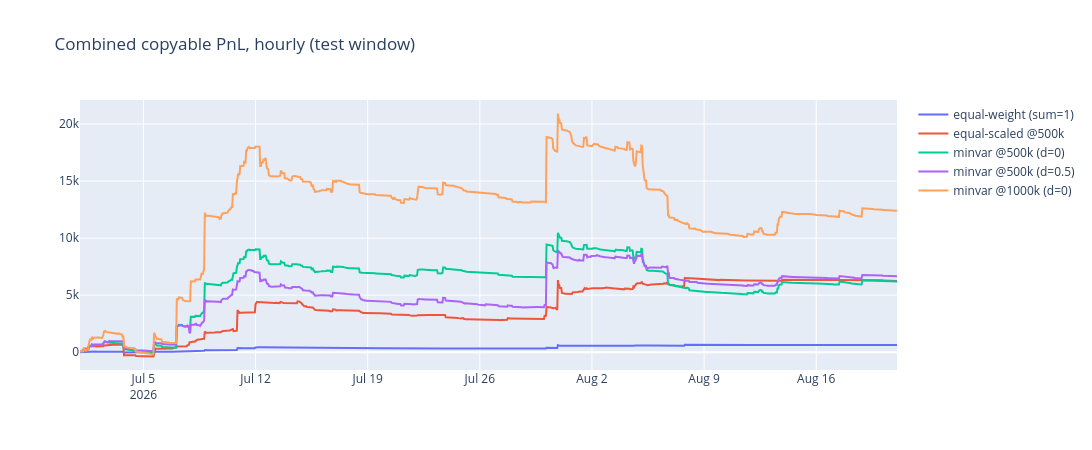

The cell this chart's notebook holds for it:
### Code cell
Xh_test = Xh_all[Xh_all.index > TRAIN_END]

fig = go.Figure()
for name, w in traces:
    s = pd.Series(Xh_test.values @ w, index=Xh_test.index).cumsum()
    fig.add_trace(go.Scatter(x=s.index, y=s.values, name=name))
fig.update_layout(title='Combined copyable PnL, hourly (test window)',
                  width=1100, height=450)
fig.show()

test_stats = []
for name, w in traces:
    s = Xh_test.values @ w
    sd = X_test_c.values @ w
    test_stats.append({'variant': name,
                       'test hours pnl/vol': s.mean() / s.std(),
                       'daily pnl/vol': sd.mean() / sd.std()})
pd.DataFrame(test_stats)

### Figure 1 — Plotly figure (JSON) as saved in the notebook; plotly's stock layout.template omitted (floating-point values rounded to 4 significant figures; data arrays with more than 128 entries replaced by an {"elided": "..."} marker saying what was removed)
{"data": [{"name": "equal-weight (sum=1)", "type": "scatter", "x": {"elided": "1225 str values"}, "y": {"elided": "1225 float values"}}, {"name": "equal-scaled @500k", "type": "scatter", "x": {"elided": "1225 str values"}, "y": {"elided": "1225 float values"}}, {"name": "minvar @500k (d=0)", "type": "scatter", "x": {"elided": "1225 str values"}, "y": {"elided": "1225 float values"}}, {"name": "minvar @500k (d=0.5)", "type": "scatter", "x": {"elided": "1225 str values"}, "y": {"elided": "1225 float values"}}, {"name": "minvar @1000k (d=0)", "type": "scatter", "x": {"elided": "1225 str values"}, "y": {"elided": "1225 float values"}}], "layout": {"height": 450, "title": {"text": "Combined copyable PnL, hourly (test window)"}, "width": 1100}}
